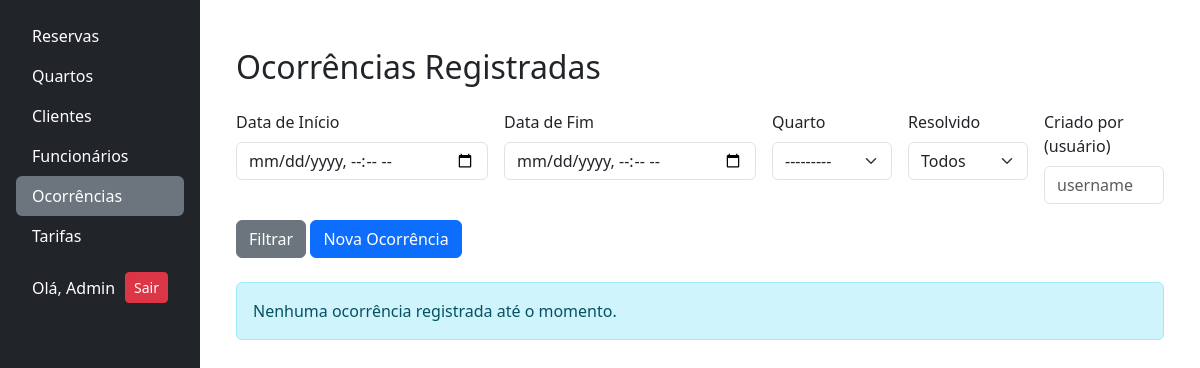
The page /ocorrencias/ (signed in) on the database as committed earlier.
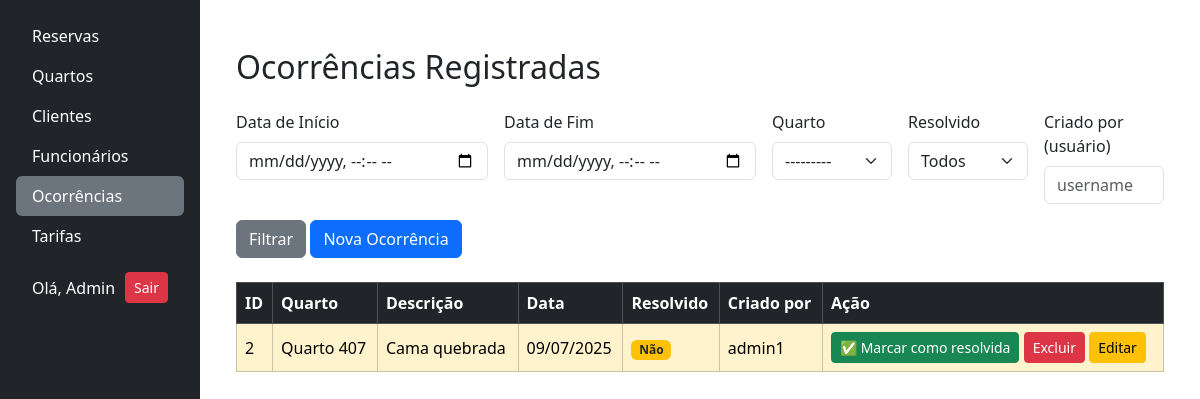
The same page on the database as committed later.
### ocorrencias/models.py (models this page shows, shortened)
class Ocorrencia(models.Model):
    quarto = models.ForeignKey(Quarto, on_delete=models.RESTRICT)
    descricao = models.TextField()
    data_registro = models.DateField(auto_now_add=True)
    resolvido = models.BooleanField(default=False)
    data_resolvido = models.DateTimeField(null=True, blank=True)
    criado_por = models.ForeignKey(
        User, on_delete=models.PROTECT)

### quartos/models.py (models this page shows, shortened)
class Quarto(models.Model):
    numero = models.IntegerField(
        unique=True,
        verbose_name="Número do Quarto"
    )
    andar = models.IntegerField(
        verbose_name="Andar do Quarto"
    )
    descricao = models.TextField(
        blank=True,
        null=True,
        verbose_name="Descrição do Quarto"
    )
    status = models.CharField(
        choices=QUARTO_STATUS_CHOICES,
        max_length=25,
        blank=False,
        verbose_name="Status Atual"
    )
    tipo = models.ForeignKey(
        TipoQuarto,
        on_delete=models.RESTRICT,
        verbose_name="Tipo de Quarto"
    )
    foto = StdImageField(
        upload_to='fotos/quartos',
        variations={'thumb': (150, 150), 'medium': (
            300, 300), 'large': (600, 400)},
        blank=True,
        null=True
    )
    def __str__(self):
        return f"Quarto {self.numero}"

### ocorrencias/views.py (the view, shortened to what this page needs)
# urls.py: path('', views.lista_ocorrencias, name='lista_ocorrencias'),
@login_required
def lista_ocorrencias(request):
    form = RelatorioOcorrencias(request.GET or None)
    ocorrencias = Ocorrencia.objects.select_related(
        'quarto', 'criado_por').all()
    context = {
        'form': form,
        'ocorrencias': ocorrencias,
    }
    return render(request, 'ocorrencias/lista.html', context)

### ocorrencias/templates/ocorrencias/lista.html (shortened to what this page needs)
{% extends 'base.html' %}
{% load crispy_forms_tags %}
{% block content %}
<div class="container mt-4">
  <h2 class="mb-4">Ocorrências Registradas</h2>
  <form method="get" class="row g-3 mb-4">
    {% for field in form %}
      <div class="col">
        <label for="{{ field.id_for_label }}" class="form-label">{{ field.label }}</label>
        {{ field }}
      </div>
    {% endfor %}
    <div class="col-12">
      <button type="submit" class="btn btn-secondary">Filtrar</button>
      <a href="{% url 'registrar_ocorrencia' %}" class="btn btn-primary ">
         Nova Ocorrência
      </a>
    </div>
  </form>
  {% include "ocorrencias/partials/_tabela_ocorrencias.html" %}
</div>
{% endblock %}

### ocorrencias/templates/ocorrencias/partials/_linha_ocorrencia.html
<tr class="{% if not ocorrencia.resolvido %}table-warning{% else %}table-success{% endif %}">
  <td>{{ ocorrencia.id }}</td>
  <td>Quarto {{ ocorrencia.quarto.numero }}</td>
  <td title="{{ ocorrencia.descricao }}">{{ ocorrencia.descricao|truncatechars:50 }}</td>
  <td>{{ ocorrencia.data_registro|date:"d/m/Y" }}</td>
  <td>
    {% if ocorrencia.resolvido %}
      <span class="badge bg-success">Sim</span>
    {% else %}
      <span class="badge bg-warning text-dark">Não</span>
    {% endif %}
  </td>
  <td>{{ ocorrencia.criado_por.username }}</td>
  <td>
    {% if not ocorrencia.resolvido %}
      <a href="{% url 'marcar_ocorrencia_resolvida' ocorrencia.id %}"
         class="btn btn-sm btn-success"
         title="Marcar esta ocorrência como resolvida">
         ✅ Marcar como resolvida
      </a>
    {% else %}
      <a href="{% url 'desmarcar_ocorrencia' ocorrencia.id %}" class="btn btn-sm btn-warning" title="Ocorrência resolvida">
        ✔️ Desmarcar como resolvida
      </a>
    {% endif %}
    <a href="{% url 'excluir_ocorrencia' ocorrencia.id %}"
       class="btn btn-sm btn-danger"
       onclick="return confirm('Tem certeza que deseja excluir esta ocorrência?');"
       title="Excluir ocorrência">
      Excluir
    </a>
    <a href="{% url 'editar_ocorrencia' ocorrencia.id %}" class="btn btn-sm btn-warning">
     Editar
    </a>
  </td>
</tr>

Rows that differ between the two databases and show on the page:
added Ocorrencia: id "2", quarto.numero "407", descricao "Cama quebrada", data_registro "09/07/2025", resolvido "Não", criado_por.username "admin1"
Other text that changed with them:
text no longer shown: "Nenhuma ocorrência registrada até o momento."
text now shown: "ID Quarto Descrição Data Resolvido Criado por Ação"
